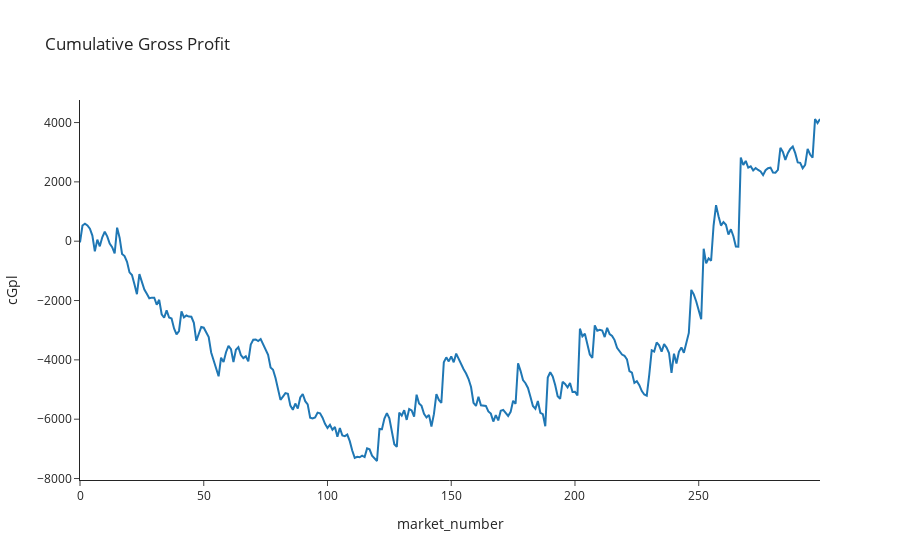

Notebook code cell kept with this figure:
### Code cell
bet_eval_chart_cPl(summary)

### Figure 1 — Plotly figure (JSON) as saved in the notebook; plotly's stock layout.template omitted (floating-point values rounded to 4 significant figures; data arrays with more than 128 entries replaced by an {"elided": "..."} marker saying what was removed)
{"data": [{"hovertemplate": "market_number=%{x}<br>cGpl=%{y}<extra></extra>", "legendgroup": "", "line": {"color": "#1F77B4", "dash": "solid"}, "marker": {"symbol": "circle"}, "mode": "lines", "name": "", "orientation": "v", "showlegend": false, "type": "scatter", "x": {"elided": "300 int values"}, "xaxis": "x", "y": {"elided": "300 float values"}, "yaxis": "y"}], "layout": {"legend": {"tracegroupgap": 0}, "title": {"text": "Cumulative Gross Profit"}, "xaxis": {"anchor": "y", "domain": [0, 1], "title": {"text": "market_number"}}, "yaxis": {"anchor": "x", "domain": [0, 1], "title": {"text": "cGpl"}}}}
